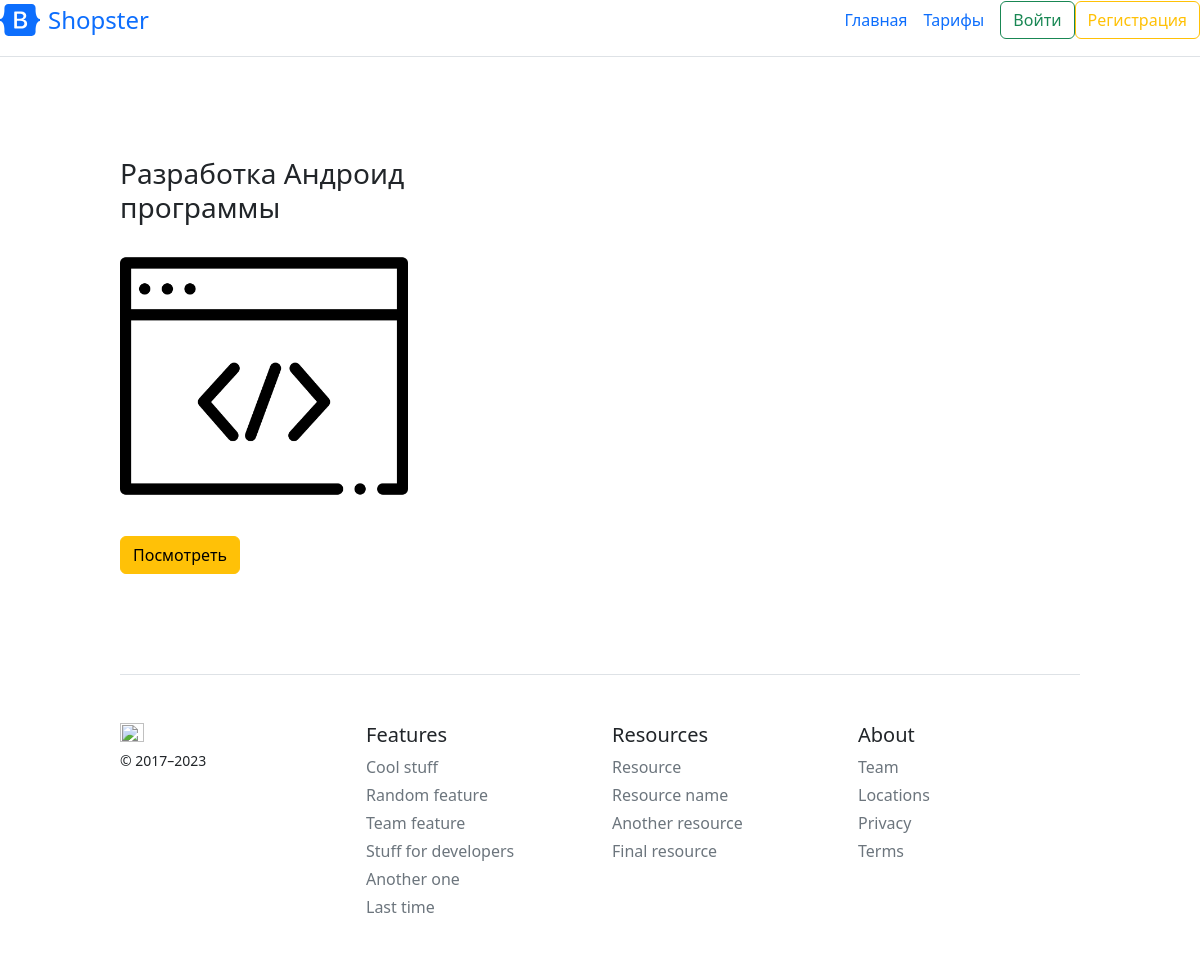
The app's page /, older data.
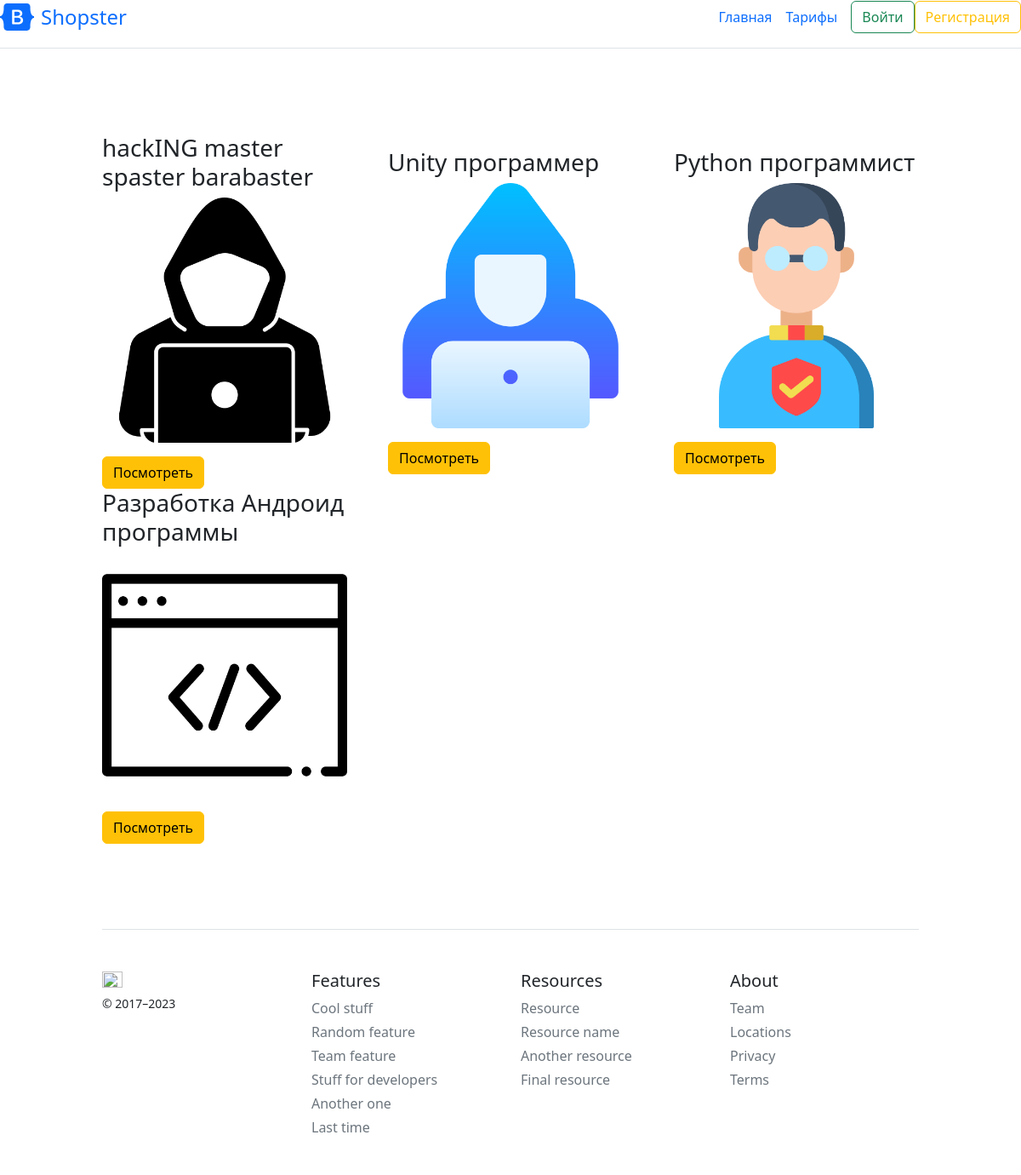
The same page, newer data.
### courses/models.py (models this page shows, shortened)
class Course(models.Model):
    slug = models.SlugField(
        default='default-slug')  # полное название url к определенному курсу- поле отвечает только за url
    title = models.CharField(max_length=120)
    description = models.TextField()  # без ограничения на длину текса для описания курса
    img = models.ImageField(default='default.png', upload_to='course_images')
    free = models.BooleanField(default=True) #платность курса выставляет галочку
    def get_absolute_url(self):
        return reverse('course-detail', kwargs={
            'slug': self.slug})  # обращение к отслеживанию с urls. парамент подключаеться в значние slag во views

### courses/views.py (the view)
# urls.py: path('', views.HomePage.as_view(), name='home'),  # home это название url обработчика
class HomePage(ListView):
    model = Course
    template_name = 'courses/home.html'  # имя шаьлона который будет обрабатывать эту страницу
    context_object_name = 'courses'  # с этой таблицы будет все вытягиваться
    ordering = ['-id']  # сортировка записей будет происхзодить в обратном порядке добавления
    def get_context_data(self, *, object_list=None, **kwargs):  # для передачи данных в сам шаблон
        ctx = super(HomePage, self).get_context_data(**kwargs)  # обращеие к ListView
        ctx['title'] = 'Главная страница сайта'  # передача этих елементов в сам шаблон
        return ctx

### courses/templates/courses/home.html
{% extends 'courses/main-layout.html' %}
{%block main_section%}
<div class="courses">
{%for course in courses%}
<div class="course">
    <h3>{{ course.title}}</h3>
    {%if course.img%}
    <img src="{{course.img.url}}" alt="{{course.title}}">
    {% else%}
    <img src="/pictures/default.png" alt="{{course.title}}">
    {%endif%}
    <a href="{{ course.get_absolute_url }}" class="btn btn-warning mt-3">Посмотреть</a>
</div>
{%endfor%}
</div>
{%endblock%}

### courses/templates/courses/main-layout.html (shortened to what this page needs)
{%load static%}
<!DOCTYPE html>
<html lang="en">
<head>
    <link rel="stylesheet" href="{% static 'courses/main.css' %}">
    <link rel="stylesheet" href="https://cdn.jsdelivr.net/npm/bootstrap@5.2.3/dist/css/bootstrap.min.css"
>
</head>
<body>
<div class="d-flex flex-column flex-md-row align-items-center pb-3 mb-4 border-bottom">
    <a href="/" class="d-flex align-items-center link-body-emphasis text-decoration-none">
        <span class="fs-4">Shopster</span>
    </a>
    <nav class="d-inline-flex mt-2 mt-md-0 ms-md-auto">
        <a class="me-3 py-2 link-body-emphasis text-decoration-none" href="{% url 'home' %}">Главная</a>
        <a class="me-3 py-2 link-body-emphasis text-decoration-none" href="{% url 'tarrifs' %}">Тарифы</a>
    </nav>
    {%if user.is_authenticated%}
    <a href="{% url 'profile' %}" class="btn btn-outline-success mr-2">Профиль</a>
    <a href="{% url 'exit' %}" class="btn btn-outline-danger">Выйти</a>
    {%else%}
    <a href="{% url 'user' %}" class="btn btn-outline-success mr-2">Войти</a>
    <a href="{% url 'reg' %}" class="btn btn-outline-warning">Регистрация</a>
    {%endif%}
</div>
{%block main_section%}
{%endblock%}
<footer class="pt-4 my-md-5 pt-md-5 border-top">
    <div class="row">
        <div class="col-12 col-md">
            <img class="mb-2" src="/docs/5.3/assets/brand/bootstrap-logo.svg" alt="" width="24" height="19">
            <small class="d-block mb-3 text-body-secondary">© 2017–2023</small>
        </div>
        <div class="col-6 col-md">
            <h5>Features</h5>
            <ul class="list-unstyled text-small">
                <li class="mb-1"><a class="link-secondary text-decoration-none" href="#">Cool stuff</a></li>
                <li class="mb-1"><a class="link-secondary text-decoration-none" href="#">Random feature</a></li>
                <li class="mb-1"><a class="link-secondary text-decoration-none" href="#">Team feature</a></li>
                <li class="mb-1"><a class="link-secondary text-decoration-none" href="#">Stuff for developers</a></li>
                <li class="mb-1"><a class="link-secondary text-decoration-none" href="#">Another one</a></li>
                <li class="mb-1"><a class="link-secondary text-decoration-none" href="#">Last time</a></li>
            </ul>
        </div>
        <div class="col-6 col-md">
            <h5>Resources</h5>
            <ul class="list-unstyled text-small">
                <li class="mb-1"><a class="link-secondary text-decoration-none" href="#">Resource</a></li>
                <li class="mb-1"><a class="link-secondary text-decoration-none" href="#">Resource name</a></li>
                <li class="mb-1"><a class="link-secondary text-decoration-none" href="#">Another resource</a></li>
                <li class="mb-1"><a class="link-secondary text-decoration-none" href="#">Final resource</a></li>
            </ul>
        </div>
        <div class="col-6 col-md">
            <h5>About</h5>
            <ul class="list-unstyled text-small">
                <li class="mb-1"><a class="link-secondary text-decoration-none" href="#">Team</a></li>
                <li class="mb-1"><a class="link-secondary text-decoration-none" href="#">Locations</a></li>
                <li class="mb-1"><a class="link-secondary text-decoration-none" href="#">Privacy</a></li>
                <li class="mb-1"><a class="link-secondary text-decoration-none" href="#">Terms</a></li>
            </ul>
        </div>
    </div>
</footer>
</body>
</html>

### courses/static/courses/main.css (style rules this page uses)
body { background: #fafafa; }
.courses, .main-block { display: flex; justify-content: space-between; flex-wrap: wrap; align-items: center; width: 80%; margin: 100px 10%; }
.courses .course { width: 30%; }
.courses .course img { width: 100%; }
footer { width: 80%; margin-left: 10%; }

Row changes from the older to the newer data that the page shows:
added Course: title "hackING master spaster barabaster", img (picture)
added Course: title "Unity программер", img (picture)
added Course: title "Python программист", img (picture)
